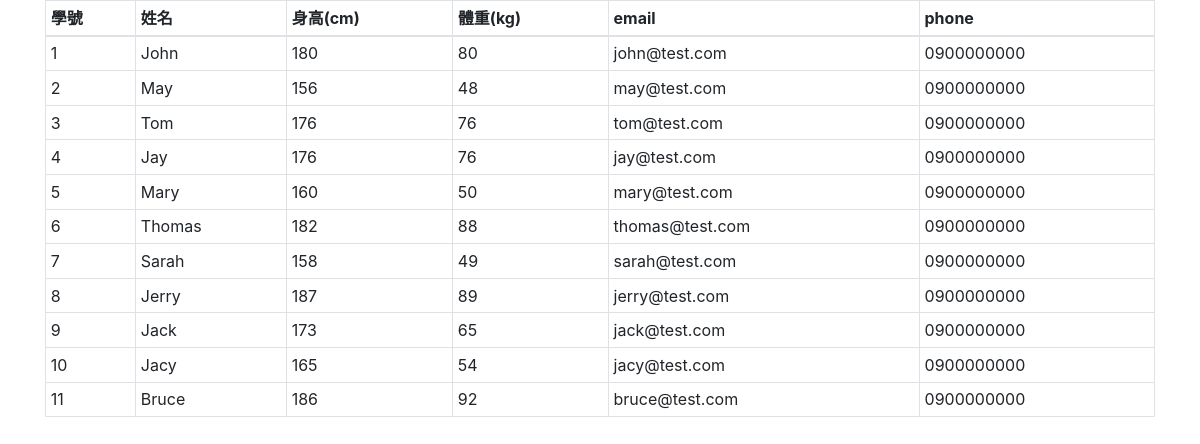
Screenshot of /20201102/select_data_bootstrap2.php with the database file from the repository.
### tables this page shows
CREATE TABLE `users` (
  `id` int(6) UNSIGNED NOT NULL,
  `height` float DEFAULT NULL,
  `weight` float DEFAULT NULL,
  `name` varchar(30) DEFAULT NULL,
  `phone` varchar(30) DEFAULT NULL,
  `email` varchar(50) DEFAULT NULL,
  `create_time` datetime DEFAULT NULL,
  `valid` tinyint(4) DEFAULT NULL,
  `birth_date` date DEFAULT NULL
);

### 20201102/select_data_bootstrap2.php (the view, shortened to what this page needs)
<?php
require_once("db_connect.php");
$sql = "SELECT * FROM users";
$result = $conn->query($sql);
?>
<!doctype html>
<html lang="en">
<head>
    <link rel="stylesheet" href="https://stackpath.bootstrapcdn.com/bootstrap/4.3.1/css/bootstrap.min.css">
</head>
<body>
    <div class="container">
        <div class="table-responsive">
            <table class="table table-bordered table-sm">
                <thead>
                    <tr class="text-nowrap">
                        <th>學號</th>
                        <th>姓名</th>
                        <th>身高(cm)</th>
                        <th>體重(kg)</th>
                        <th>email</th>
                        <th>phone</th>
                    </tr>
                </thead>
                <?php
                if ($result->num_rows > 0) {
                    while ($row = $result->fetch_assoc()) { ?>
                        <tr>
                            <td><?= $row["id"] ?></td>
                            <td><?= $row["name"] ?></td>
                            <td><?= $row["height"] ?></td>
                            <td><?= $row["weight"] ?></td>
                            <td><?= $row["email"] ?></td>
                            <td><?= $row["phone"] ?></td>
                        <tr>
                    <?php  }
                }
                    ?>
            </table>
        </div>
    </div>
</body>
</html>

### rows the page displays
users: id "1", name "John", height "180", weight "80", email "john@test.com", phone "0900000000"
users: id "2", name "May", height "156", weight "48", email "may@test.com", phone "0900000000"
users: id "3", name "Tom", height "176", weight "76", email "tom@test.com", phone "0900000000"
users: id "4", name "Jay", height "176", weight "76", email "jay@test.com", phone "0900000000"
users: id "5", name "Mary", height "160", weight "50", email "mary@test.com", phone "0900000000"
users: id "6", name "Thomas", height "182", weight "88", email "thomas@test.com", phone "0900000000"
users: id "7", name "Sarah", height "158", weight "49", email "sarah@test.com", phone "0900000000"
users: id "8", name "Jerry", height "187", weight "89", email "jerry@test.com", phone "0900000000"
users: id "9", name "Jack", height "173", weight "65", email "jack@test.com", phone "0900000000"
users: id "10", name "Jacy", height "165", weight "54", email "jacy@test.com", phone "0900000000"
users: id "11", name "Bruce", height "186", weight "92", email "bruce@test.com", phone "0900000000"
